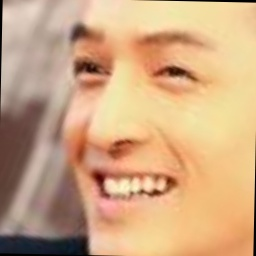
//> input picture data/hg1_transform.jpg, 256 x 256 px
$ ./recongnizationwithcrop   (built with g++ and OpenCV 4, the #if around main switched on)
//> lines starting //> are read from the running program, lines starting //| are printed output that depends on the picture
/*

实现了使用切割矫正过的图片计算相似度
*/

//#define REC
#ifdef REC

#include <string>
#include <iostream>
#include <fstream>
#include <cstdio>
#include <face_detection.h>
#include <face_alignment.h>
#include <face_identification.h>
#include <opencv2/opencv.hpp>

#define LOG
//#undef LOG

using namespace std;

const std::string fd_model_path = "../face/model/seeta_fd_frontal_v1.0.bin";
const std::string fp_model_path = "../face/model/seeta_fa_v1.1.bin";
const std::string fr_model_path = "../face/model/seeta_fr_v1.0.bin";

int main()
{


    const char* img_path_known = "../face/data/hg1_transform.jpg";
    cv::Mat img_origin_known = cv::imread(img_path_known, cv::IMREAD_UNCHANGED);
//> img_origin_known is the input picture: 256 rows x 256 cols, CV_8UC3; mean B, G, R 129.6, 167.1, 206.8
    cv::Mat img_gray_known;

    const char * img_path_unknown = "../face/data/hg2_transform.jpg";
    cv::Mat img_origin_unknown = cv::imread(img_path_unknown, cv::IMREAD_UNCHANGED);
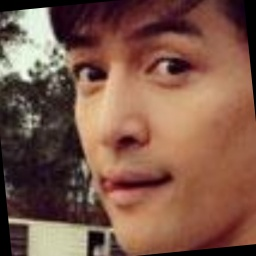
//> input picture data/hg2_transform.jpg, 256 x 256 px
//> img_origin_unknown is the input picture: 256 rows x 256 cols, CV_8UC3; mean B, G, R 73.2, 88.5, 125.8
    cv::Mat img_gray_unknown;

    if(img_origin_known.empty() || img_origin_unknown.empty())
    {
        fprintf(stderr,"img read error!\n");
        return -1;
    }

    if (img_origin_known.channels() != 1)
        cv::cvtColor(img_origin_known, img_gray_known, cv::COLOR_BGR2GRAY);
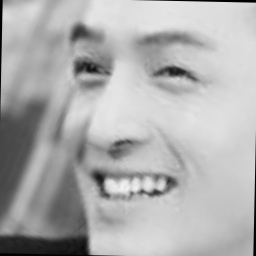
//> img_gray_known: 256 rows x 256 cols, CV_8UC1; min 0, max 243, mean 174.7
    else
        img_gray_known = img_origin_known;
    if (img_origin_unknown.channels() != 1)
        cv::cvtColor(img_origin_unknown, img_gray_unknown, cv::COLOR_BGR2GRAY);
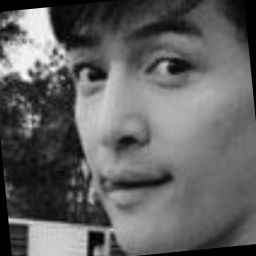
//> img_gray_unknown: 256 rows x 256 cols, CV_8UC1; min 0, max 248, mean 97.9
    else
        img_gray_unknown = img_origin_unknown;

    #ifdef LOG
        cout<<"img read finished!"<<endl;
    #endif


//> (the run ends here: the program needs code that is not available in this run, at `seeta::FaceIdentification face_recognizer(fr_model_path.c_str());`)
